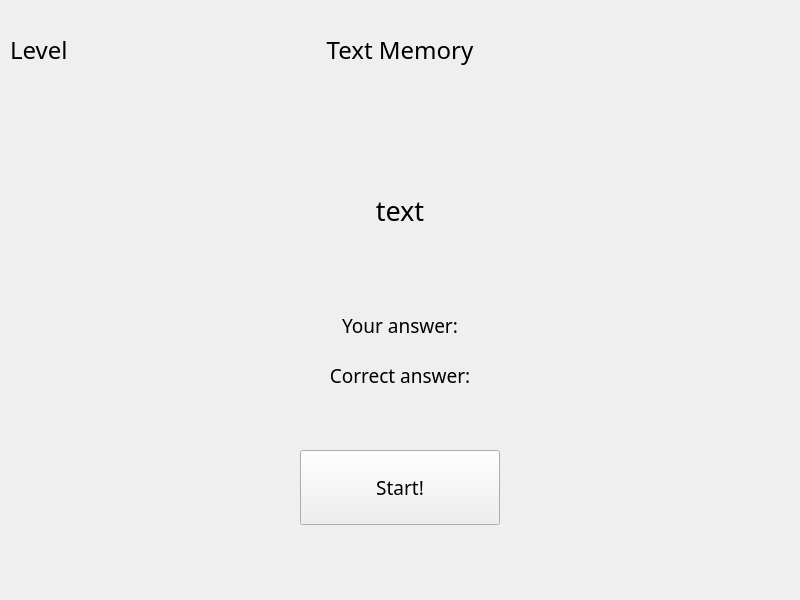
<?xml version="1.0" encoding="UTF-8"?>
<ui version="4.0">
 <class>TextMem</class>
 <widget class="QWidget" name="TextMem">
  <property name="geometry">
   <rect>
    <x>0</x>
    <y>0</y>
    <width>800</width>
    <height>600</height>
   </rect>
  </property>
  <property name="minimumSize">
   <size>
    <width>800</width>
    <height>600</height>
   </size>
  </property>
  <property name="maximumSize">
   <size>
    <width>800</width>
    <height>600</height>
   </size>
  </property>
  <property name="windowTitle">
   <string>Form</string>
  </property>
  <widget class="QLabel" name="label_Numbers">
   <property name="geometry">
    <rect>
     <x>0</x>
     <y>170</y>
     <width>800</width>
     <height>80</height>
    </rect>
   </property>
   <property name="minimumSize">
    <size>
     <width>800</width>
     <height>80</height>
    </size>
   </property>
   <property name="maximumSize">
    <size>
     <width>800</width>
     <height>80</height>
    </size>
   </property>
   <property name="font">
    <font>
     <family>Franklin Gothic Medium</family>
     <pointsize>20</pointsize>
    </font>
   </property>
   <property name="text">
    <string>text</string>
   </property>
   <property name="alignment">
    <set>Qt::AlignCenter</set>
   </property>
  </widget>
  <widget class="QLabel" name="label_Level">
   <property name="geometry">
    <rect>
     <x>10</x>
     <y>0</y>
     <width>175</width>
     <height>100</height>
    </rect>
   </property>
   <property name="minimumSize">
    <size>
     <width>175</width>
     <height>100</height>
    </size>
   </property>
   <property name="maximumSize">
    <size>
     <width>175</width>
     <height>100</height>
    </size>
   </property>
   <property name="font">
    <font>
     <family>Franklin Gothic Demi Cond</family>
     <pointsize>18</pointsize>
    </font>
   </property>
   <property name="text">
    <string>Level</string>
   </property>
  </widget>
  <widget class="QPushButton" name="button_Start">
   <property name="geometry">
    <rect>
     <x>300</x>
     <y>450</y>
     <width>200</width>
     <height>75</height>
    </rect>
   </property>
   <property name="minimumSize">
    <size>
     <width>200</width>
     <height>75</height>
    </size>
   </property>
   <property name="maximumSize">
    <size>
     <width>200</width>
     <height>75</height>
    </size>
   </property>
   <property name="font">
    <font>
     <family>Franklin Gothic Demi Cond</family>
     <pointsize>14</pointsize>
    </font>
   </property>
   <property name="text">
    <string>Start!</string>
   </property>
  </widget>
  <widget class="QLabel" name="label">
   <property name="geometry">
    <rect>
     <x>0</x>
     <y>0</y>
     <width>800</width>
     <height>100</height>
    </rect>
   </property>
   <property name="minimumSize">
    <size>
     <width>800</width>
     <height>100</height>
    </size>
   </property>
   <property name="maximumSize">
    <size>
     <width>800</width>
     <height>100</height>
    </size>
   </property>
   <property name="font">
    <font>
     <family>Franklin Gothic Demi Cond</family>
     <pointsize>18</pointsize>
     <bold>false</bold>
    </font>
   </property>
   <property name="text">
    <string>Text Memory</string>
   </property>
   <property name="alignment">
    <set>Qt::AlignCenter</set>
   </property>
  </widget>
  <widget class="QLabel" name="label_your_ans">
   <property name="geometry">
    <rect>
     <x>0</x>
     <y>310</y>
     <width>800</width>
     <height>30</height>
    </rect>
   </property>
   <property name="minimumSize">
    <size>
     <width>800</width>
     <height>30</height>
    </size>
   </property>
   <property name="maximumSize">
    <size>
     <width>800</width>
     <height>30</height>
    </size>
   </property>
   <property name="font">
    <font>
     <family>Franklin Gothic Book</family>
     <pointsize>14</pointsize>
    </font>
   </property>
   <property name="text">
    <string>Your answer:</string>
   </property>
   <property name="alignment">
    <set>Qt::AlignCenter</set>
   </property>
  </widget>
  <widget class="QLabel" name="label_correct_ans">
   <property name="geometry">
    <rect>
     <x>0</x>
     <y>360</y>
     <width>800</width>
     <height>30</height>
    </rect>
   </property>
   <property name="minimumSize">
    <size>
     <width>800</width>
     <height>30</height>
    </size>
   </property>
   <property name="maximumSize">
    <size>
     <width>800</width>
     <height>30</height>
    </size>
   </property>
   <property name="font">
    <font>
     <family>Franklin Gothic Book</family>
     <pointsize>14</pointsize>
    </font>
   </property>
   <property name="text">
    <string>Correct answer:</string>
   </property>
   <property name="alignment">
    <set>Qt::AlignCenter</set>
   </property>
  </widget>
 </widget>
 <resources/>
 <connections/>
</ui>
